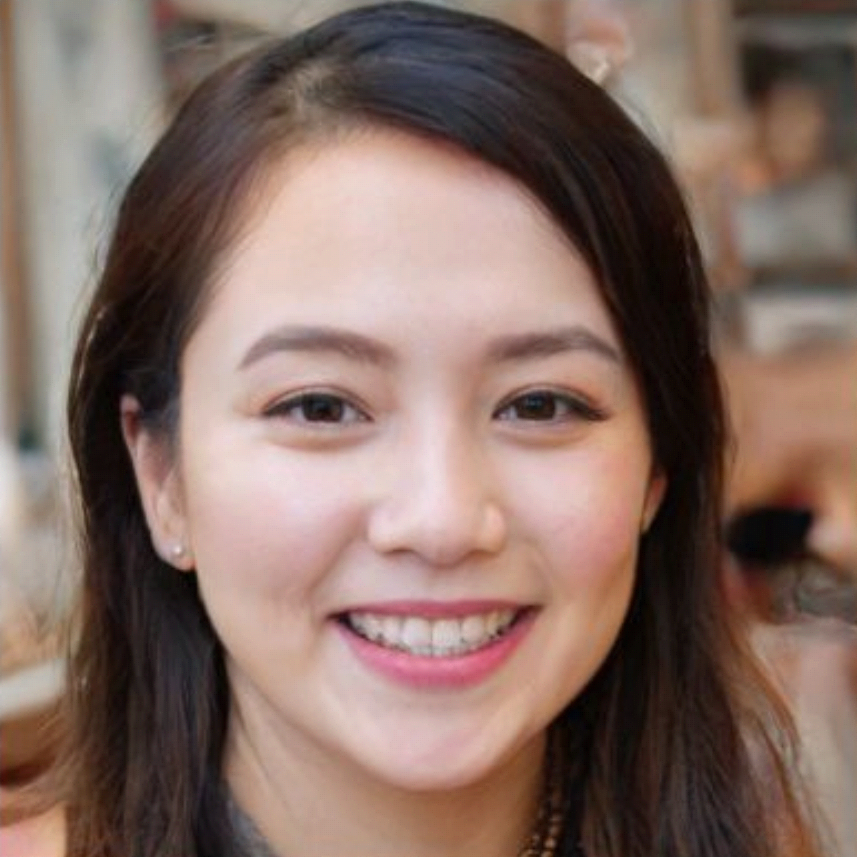
#> input picture datasets/aug_utils/7.png, 857 x 857 px
$ python sharpness.py   (older library calls are emulated)
#> lines starting #> are read from the running program, lines starting #| are printed output that depends on the picture
import cv2
import numpy as np


class Sharpness(object):

    def __init__(self):
        super(Sharpness, self).__init__()

    def __call__(self, img_cv2):
        sharpen_op = np.array([[0, -1, 0], [-1, 5, -1], [0, -1, 0]], dtype=np.float32)
        sharpen_img = cv2.filter2D(src=img_cv2, ddepth=cv2.CV_32F, kernel=sharpen_op)
        sharpen_img = cv2.convertScaleAbs(sharpen_img)
        return sharpen_img


if __name__=='__main__':

    img_cv2 = cv2.imread('./7.png')
#> img_cv2 is the input picture: shape (857, 857, 3); mean B, G, R 99.5, 108.7, 132.8
    img_cv2 = cv2.resize(img_cv2, (256, 256))
#> img_cv2: shape (256, 256, 3)
    sharpen_img = Sharpness()(img_cv2)
#> in __call__, `sharpen_img = cv2.filter2D(src=img_cv2, ddepth=cv2.CV_32F, kernel=shar..`:
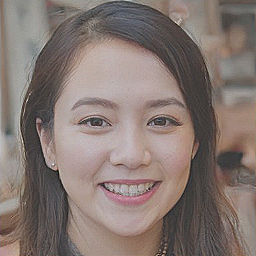
#> sharpen_img: shape (256, 256, 3) float32; mean B, G, R 99.4, 108.6, 132.7; drawn with min black and max white
#> in __call__, `sharpen_img = cv2.convertScaleAbs(sharpen_img)`:
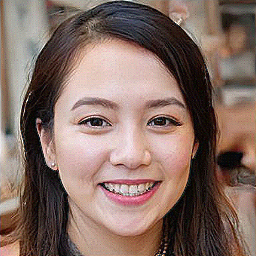
#> sharpen_img: shape (256, 256, 3); mean B, G, R 100.2, 109.2, 133
    print(sharpen_img.shape)
#| (256, 256, 3)
    comp = cv2.hconcat([img_cv2, sharpen_img])
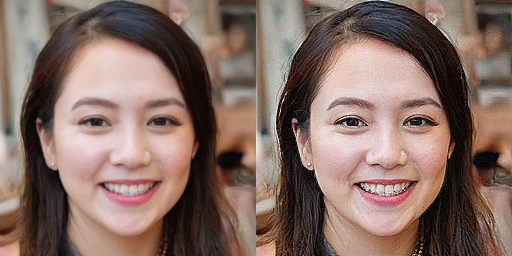
#> comp: shape (256, 512, 3); mean B, G, R 99.8, 108.9, 132.8
    cv2.imshow('sharpness', comp)
    cv2.waitKey(0)
